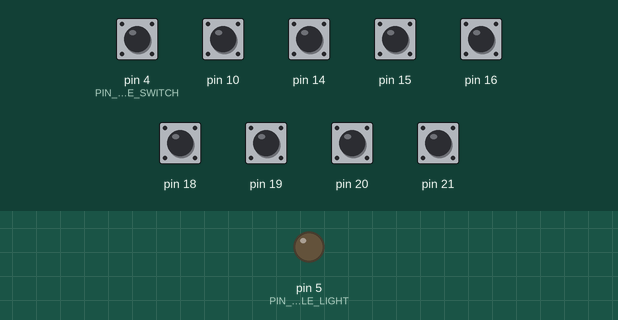
A sketch run on a simulated SparkFun Pro Micro, built with avr-gcc and run on an emulated ATmega32U4. Shown: output pins drawn as LEDs (lit = HIGH). The test bench sets the inputs (shaded band); at power-on: pin 4 (PIN_INPUT_ENABLE_SWITCH), pin 10, pin 14–16, pin 18–21 HIGH. USB keyboard and mouse output is not drawn.

Above: at 1.2 s.
1.3 s: pin 4 (PIN_INPUT_ENABLE_SWITCH) pulled LOW for 0.15 s
At 1.37 s:
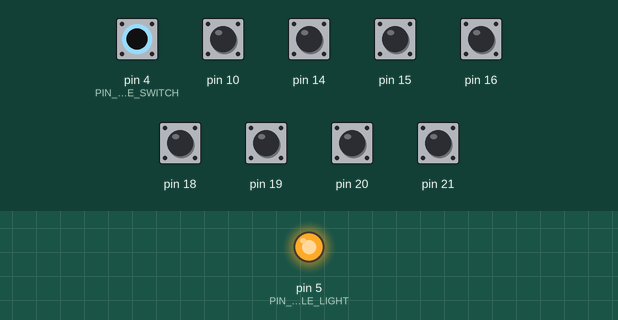
Timing chart, 0 to 4.3 s (numbered marks = the images above; inputs shaded):
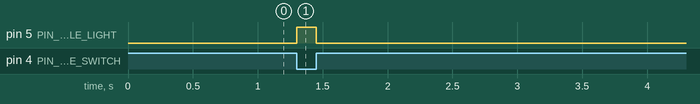

The sketch:

keyboard_button_with_enable_switch.ino
```cpp
#include <Keyboard.h>

/*
               Arduino Pro Micro pinout

  Arduino   KiCad                    KiCad    Arduino
   pin      symbol                   symbol    pin
  number     pin     +---[USB]---+    pin     number
    1         1      |o         o|    24       RAW
    0         2      |o         o|    23       GND
  GND         3      |o         o|    22       RST
  GND         4      |o         o|    21       VCC
    2         5      |o         o|    20       21
    3         6      |o         o|    19       20
    4         7      |o         o|    18       19
    5         8      |o         o|    17       18
    6         9      |o         o|    16       15
    7        10      |o         o|    15       14
    8        11      |o         o|    14       16
    9        12      |o         o|    13       10
                     +-----------+
*/

#define PIN_INPUT_ENABLE_SWITCH 4 // Pin 7 on KiCad symbol is Arduino pin 4
#define PIN_OUTPUT_ENABLE_LIGHT 5 // Pin 8 on KiCad symbol is Arduino pin 5

#define DEBOUNCE_DELAY_MILLISEC 5 // only five milliseconds needed!

typedef struct {
  int arduinoPinNumber;
  char keyboardCharacter;
  bool isSoftwareKeyboardKeyDown;
  // stuff for debouncing is below
  int lastDigitalReading;
  unsigned long lastDebounceTimestamp;
} Channel;

#define CHANNEL_COUNT 8
Channel channels[] = {
  {10, '1', false, LOW, 0}, // Pin 13 on KiCad symbol is Arduino pin 10
  {16, '2', false, LOW, 0}, // Pin 14 on KiCad symbol is Arduino pin 16
  {14, '3', false, LOW, 0}, // Pin 15 on KiCad symbol is Arduino pin 14
  {15, '4', false, LOW, 0}, // Pin 16 on KiCad symbol is Arduino pin 15
  {18, '5', false, LOW, 0}, // Pin 17 on KiCad symbol is Arduino pin 18
  {19, '6', false, LOW, 0}, // Pin 18 on KiCad symbol is Arduino pin 19
  {20, '7', false, LOW, 0}, // Pin 19 on KiCad symbol is Arduino pin 20
  {21, '8', false, LOW, 0}  // Pin 20 on KiCad symbol is Arduino pin 21
};

bool needToReleaseKeysWhenDisabled = false;

void setup() {
  pinMode(PIN_INPUT_ENABLE_SWITCH, INPUT_PULLUP);
  pinMode(PIN_OUTPUT_ENABLE_LIGHT, OUTPUT);
  for (int i = 0; i < CHANNEL_COUNT; i++) {
    pinMode(channels[i].arduinoPinNumber, INPUT_PULLUP);
  }
  Keyboard.begin();
}


void loop() {

  // Inverted because using the Arduino's built-in pull-up resistor.
  const bool isEnabled = digitalRead(PIN_INPUT_ENABLE_SWITCH) == LOW;

  if (isEnabled) {
    digitalWrite(PIN_OUTPUT_ENABLE_LIGHT, HIGH);
    needToReleaseKeysWhenDisabled = true;
    doKeyboardStuff();
  } else {
    digitalWrite(PIN_OUTPUT_ENABLE_LIGHT, LOW);
    if (needToReleaseKeysWhenDisabled) {
      releaseKeys();
    }
    needToReleaseKeysWhenDisabled = false;
  }

}

void doKeyboardStuff() {
  for (int i = 0; i < CHANNEL_COUNT; i++) {

    // Inverted because using the Arduino's built-in pull-up resistor.
    const bool presentDigitalReading = digitalRead(channels[i].arduinoPinNumber) == LOW;

    /*
      Debouncing code is from the build-in Arduino example.
      Accessable in the Arduino software from File > Examples > 02.Digital > Debounce
      Also online at https://docs.arduino.cc/built-in-examples/digital/Debounce
    */

    if (presentDigitalReading != channels[i].lastDigitalReading) {
      channels[i].lastDebounceTimestamp = millis();
    }

    if ((millis() - channels[i].lastDebounceTimestamp) > DEBOUNCE_DELAY_MILLISEC) {
      // The present reading has been there for longer than the debounce delay.

      if (presentDigitalReading != channels[i].isSoftwareKeyboardKeyDown) {
        if (presentDigitalReading) {
          Keyboard.press(channels[i].keyboardCharacter);
        } else {
          Keyboard.release(channels[i].keyboardCharacter);
        }
        channels[i].isSoftwareKeyboardKeyDown = presentDigitalReading;
      }
    }

    channels[i].lastDigitalReading = presentDigitalReading;
  }

}

void releaseKeys() {
  for (int i = 0; i < CHANNEL_COUNT; i++) {
    if (channels[i].isSoftwareKeyboardKeyDown) {
      Keyboard.release(channels[i].keyboardCharacter);
      channels[i].isSoftwareKeyboardKeyDown = false;
    }
  }
}

/*
  Copyright Peter Froud 2022.

  This source describes Open Hardware and is licensed under the CERN-OHL-S v2.

  You may redistribute and modify this source and make products using it under
  the terms of the CERN-OHL-S v2 (https://ohwr.org/cern_ohl_s_v2.txt).

  This source is distributed WITHOUT ANY EXPRESS OR IMPLIED WARRANTY,
  INCLUDING OF MERCHANTABILITY, SATISFACTORY QUALITY AND FITNESS FOR A
  PARTICULAR PURPOSE. Please see the CERN-OHL-S v2 for applicable conditions.

  Source location: https://github.com/pfroud/jeopardy-buzzer-controller
*/
```

Measured:
- after the input at 1.3 s, pin 5 (PIN_OUTPUT_ENABLE_LIGHT): LOW → HIGH at once, → LOW 0.15 s later
